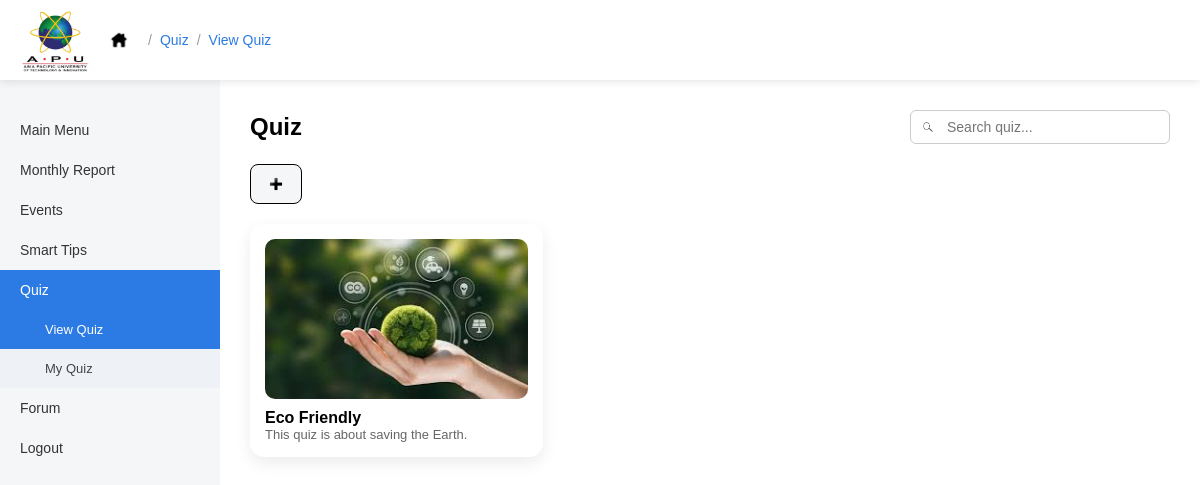
The app's page /pages/officer/officer_quiz.php (signed in) with its own data.
### tables this page shows
CREATE TABLE IF NOT EXISTS `quiz` (
  `quiz_id` int NOT NULL AUTO_INCREMENT,
  `title` varchar(100) NOT NULL,
  `description` varchar(500) NOT NULL,
  `time_limit` int NOT NULL,
  `picture` varchar(255) NOT NULL,
  `status` enum('draft','published','','') NOT NULL,
  `created_at` datetime NOT NULL DEFAULT CURRENT_TIMESTAMP,
  `user_id` int NOT NULL,
  PRIMARY KEY (`quiz_id`),
  KEY `user_id` (`user_id`)
);

### pages/officer/officer_quiz.php (the view, shortened to what this page needs)
<?php
require '../../config/db.php';
$search = $_GET['search'] ?? '';
$db_error = false;
$result = false;
try {
    $query = "SELECT * FROM quiz WHERE status = 'published'";
    if (!empty($search)) {
        $query .= " AND title LIKE ?";
        $stmt = $conn->prepare($query);
        if ($stmt) {
            $search_param = "%$search%";
            $stmt->bind_param("s", $search_param);
            $stmt->execute();
            $result = $stmt->get_result();
            $stmt->close();
        } else {
            throw new Exception("Failed to prepare statement: " . $conn->error);
        }
    } else {
        $result = mysqli_query($conn, $query);
    }
} catch (Exception $e) {
    $db_error = true;
    $_SESSION['error'] = $e->getMessage();
}
?>
<!DOCTYPE html>
<html lang="en">
<head>
    <link rel = "stylesheet" href = "../../assets/css/style.css">
    <link rel = "stylesheet" href = "../../assets/css/officer/officer_main.css">
    <link rel = "stylesheet" href = "../../assets/css/officer/officer_quiz.css">
    <link rel = "stylesheet" href = "../../assets/css/officer/officer_profile.css">
</head>
<body>
<div class = "topbar">
    <div class = "topbar-left">
        <img src = "../../assets/images/apu-logo.png" class = "top-logo">
        <a href = "officer_main.php" class = "home-btn">
            <img src = "../../assets/images/home-icon.png" class = "home-icon">
        </a>
        <span class = "breadcrumb">
            <span class = "breadcrumb-separator">/</span>
            <a href = "officer_quiz.php" class = "breadcrumb-link">Quiz</a>
            <span class = "breadcrumb-separator">/</span>
            <a href = "officer_quiz.php" class = "breadcrumb-link">View Quiz</a>
        </span>
    </div>
</div>
<div class = "dashboard">
    <div class = "sidebar">
        <a href = "officer_main.php">Main Menu</a>
        <a href = "#">Monthly Report</a>
        <a href = "#">Events</a>
        <a href = "#">Smart Tips</a>
        <div class = "sidebar-group">
            <a href = "officer_quiz.php" class = "active">Quiz</a>
            <a href = "officer_quiz.php" class = "sub-link active">View Quiz</a>
            <a href = "officer_my_quiz.php" class = "sub-link">My Quiz</a>
        </div>
        <a href = "#">Forum</a>
        <a href = "../auth/logout.php">Logout</a>
    </div>
    <div class = 'content quiz-page'>
        <div class = "quiz-header">
            <h2>Quiz</h2>
            <form method = "GET" class = "quiz-search">
                <div class = "search-wrapper">
                    <input type = "text" name = "search" placeholder = "Search quiz..." value = "<?= htmlspecialchars($search) ?>">
                </div>
            </form>
        </div>
        <a href = "officer_create_quiz.php" class = "create-quiz-btn">
            <img src = "../../assets/images/plus-icon.png">
        </a>
        <div class = "quiz-grid">
        <?php if ($db_error): ?>
            <div class = "no-quiz-text">Something went wrong. Please try again later.</div>
        <?php elseif ($result && mysqli_num_rows($result) > 0): ?>
            <?php while ($row = mysqli_fetch_assoc($result)): ?>
                <div class="quiz-card">
                    <a href="officer_quiz_detail.php?quiz_id=<?= $row['quiz_id'] ?>" class="quiz-card-link">
                        <img src="../../uploads/quiz/<?= htmlspecialchars($row['picture']) ?>" alt="Quiz Image">
                        <h3><?= htmlspecialchars($row['title']) ?></h3>
                        <p><?= htmlspecialchars($row['description']) ?></p>
                    </a>
                </div>
            <?php endwhile; ?>
        <?php else: ?>
            <div class = "no-quiz-text">
                No quiz found. Click <strong>Create Quiz</strong> to get started.
            </div>
        <?php endif; ?>
        </div>
    </div>
</div>
</body>
</html>

### assets/css/style.css (style rules this page uses)
* { box-sizing: border-box; margin: 0; padding: 0; }
body { font-family: Arial, sans-serif; background: linear-gradient(to bottom right, #2c7be5, #67b6f9); }
input { width: 100%; padding: 12px; border-radius: 12px; border: 1px solid #ccc; font-size: 14px; }

### assets/css/officer/officer_main.css (style rules this page uses)
.topbar { height: 80px; background: #ffffff; display: flex; align-items: center; justify-content: space-between; padding: 0 20px; box-shadow: 0 2px 8px rgba(0,0,0,0.1); position: relative; }
.topbar-left { display: flex; align-items: center; gap: 15px; }
.top-logo { height: 70px; }
.home-btn { display: flex; align-items: center; }
.home-icon { width: 28px; }
.dashboard { display: flex; min-height: calc(100vh - 80px); height: auto; }
.sidebar { width: 220px; background: #f4f6f8; padding-top: 30px; display: flex; flex-direction: column; }
.sidebar a { padding: 12px 20px; text-decoration: none; color: #333; font-size: 14px; transition: background-color 0.3s, color 0.3s; }
.sidebar a.active { background: #2c7be5; color: white; }
.content { flex: 1; padding: 30px; background: #ffffff; }

### assets/css/officer/officer_quiz.css (style rules this page uses)
.quiz-page { padding: 30px; overflow-y: auto; }
.quiz-page .quiz-card { position: relative; cursor: pointer; transition: transform 0.2s ease, box-shadow 0.2s ease; }
.quiz-page .quiz-card-link { display: block; text-decoration: none; color: inherit; height: 100%; }
.quiz-page .quiz-card-link img { display: block; width: 100%; }
.quiz-page .quiz-card-link h3, .quiz-page .quiz-card-link p { margin: 0; padding: 0; }
.quiz-page .quiz-card-link { display: flex; flex-direction: column; height: 100%; }
.quiz-page .quiz-card-link > * { flex: 0 0 auto; }
.quiz-page .quiz-card-link h3 { margin-top: 10px; color: black; transition: color 0.2s ease; }
.quiz-page .quiz-header { display: flex; justify-content: space-between; align-items: center; margin-bottom: 20px; }
.quiz-search { position: relative; }
.search-wrapper { position: relative; width: 260px; }
.search-wrapper input { width: 100%; padding: 8px 12px 8px 36px; border-radius: 6px; border: 1px solid #ccc; font-size: 14px; }
.create-quiz-btn { display: inline-flex; align-items: center; gap: 8px; background: #f4f6f8; color: white; padding: 10px 16px; border-radius: 8px; border: 1px solid black; text-decoration: none; margin-bottom: 20px; }
.create-quiz-btn img { width: 18px; }
.quiz-grid { display: grid; grid-template-columns: repeat(3, 1fr); gap: 20px; }
.quiz-card { background: #fff; border-radius: 14px; padding: 15px; box-shadow: 0 6px 16px rgba(0,0,0,0.08); }
.quiz-card img { width: 100%; height: 160px; object-fit: cover; border-radius: 10px; }
.quiz-card h3 { margin: 12px 0 6px; font-size: 16px; }
.quiz-card p { font-size: 13px; color: #666; }
.sidebar-group { display: flex; flex-direction: column; }
.sidebar-group .sub-link { padding-left: 45px; font-size: 13px; background: #eef2f7; color: #444; }
.sidebar .sub-link.active { background: #2c7be5; color: #fff; }
.quiz-page { padding: 30px; }

### assets/css/officer/officer_profile.css (style rules this page uses)
.breadcrumb { display: flex; align-items: center; gap: 8px; }
.breadcrumb-separator { color: #999; font-size: 14px; }
.breadcrumb-link { font-size: 14px; color: #2c7be5; text-decoration: none; }

### records on screen
quiz: picture (picture), title "Eco Friendly", description "This quiz is about saving the Earth."
